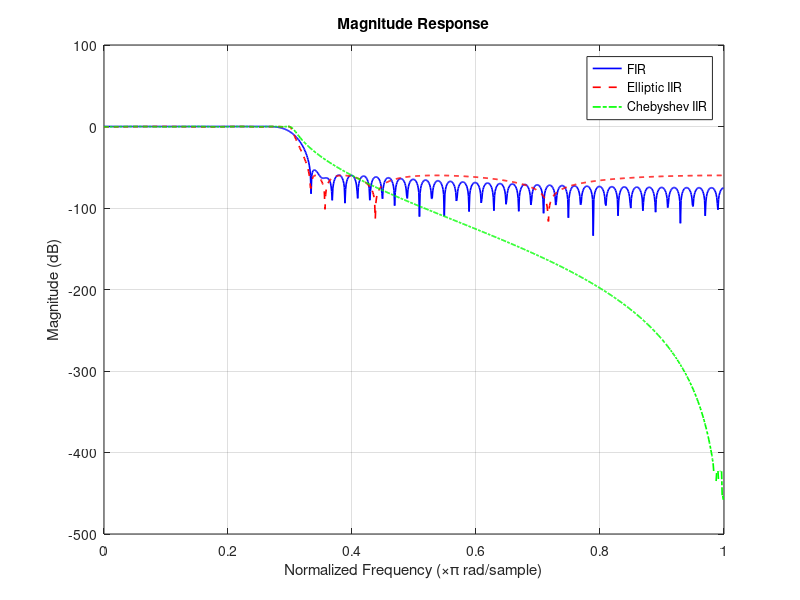
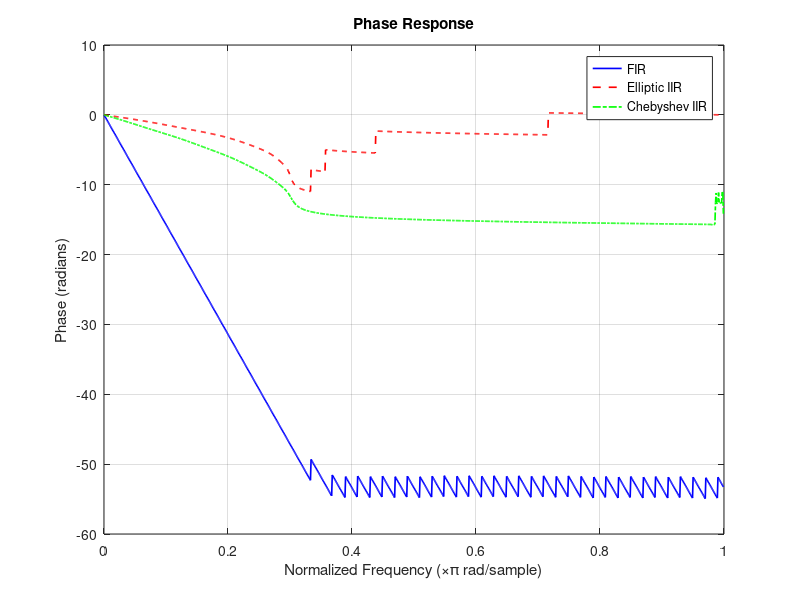
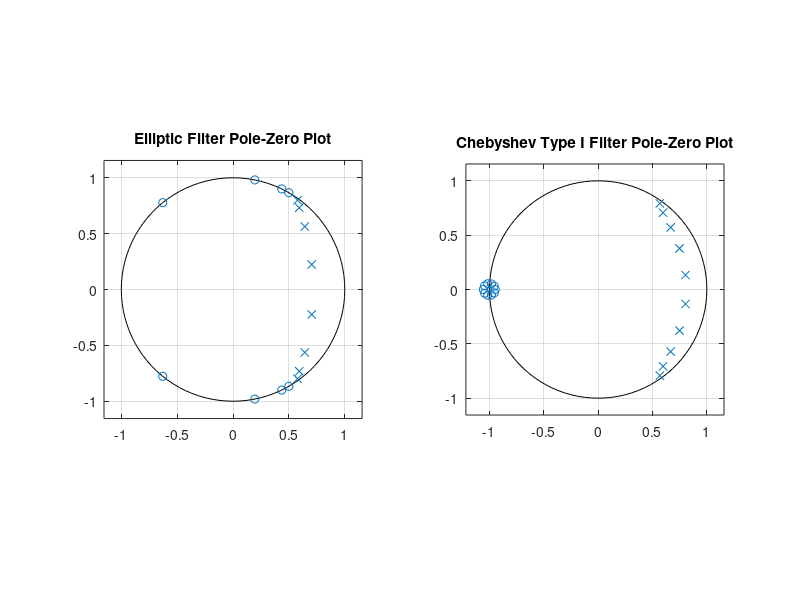

These figures' MATLAB source, in order:
% FIR-to-IIR Filter Approximation using Elliptic and Chebyshev Filters (MATLAB)

clc; clear; close all;

% FIR filter design
N_fir = 101;
cutoff = 0.3;
fir_coeff = fir1(N_fir - 1, cutoff, hamming(N_fir));

% Elliptic IIR filter design
N_iir_ellip = 8;
Rp_ellip = 0.5;     % Passband ripple in dB
Rs_ellip = 60;      % Stopband attenuation in dB
[b_ellip, a_ellip] = ellip(N_iir_ellip, Rp_ellip, Rs_ellip, cutoff);

% Chebyshev Type I IIR filter design
N_iir_cheby = 10;
Rp_cheby = 0.3;      % Passband ripple in dB
[b_cheby, a_cheby] = cheby1(N_iir_cheby, Rp_cheby, cutoff);

% Frequency responses
[H_fir, w] = freqz(fir_coeff, 1, 1024);
H_ellip = freqz(b_ellip, a_ellip, 1024);
H_cheby = freqz(b_cheby, a_cheby, 1024);

% Plot magnitude responses
figure;
plot(w/pi, 20*log10(abs(H_fir)), 'b', 'LineWidth', 1.2); hold on;
plot(w/pi, 20*log10(abs(H_ellip)), 'r--', 'LineWidth', 1.2);
plot(w/pi, 20*log10(abs(H_cheby)), 'g-.', 'LineWidth', 1.2);
title('Magnitude Response');
xlabel('Normalized Frequency (×\pi rad/sample)');
ylabel('Magnitude (dB)');
legend('FIR', 'Elliptic IIR', 'Chebyshev IIR');
grid on;

% Plot phase responses
figure;
plot(w/pi, unwrap(angle(H_fir)), 'b', 'LineWidth', 1.2); hold on;
plot(w/pi, unwrap(angle(H_ellip)), 'r--', 'LineWidth', 1.2);
plot(w/pi, unwrap(angle(H_cheby)), 'g-.', 'LineWidth', 1.2);
title('Phase Response');
xlabel('Normalized Frequency (×\pi rad/sample)');
ylabel('Phase (radians)');
legend('FIR', 'Elliptic IIR', 'Chebyshev IIR');
grid on;

% Pole-zero plots
figure;
subplot(1,2,1);
zplane(b_ellip, a_ellip);
title('Elliptic Filter Pole-Zero Plot');

subplot(1,2,2);
zplane(b_cheby, a_cheby);
title('Chebyshev Type I Filter Pole-Zero Plot');
